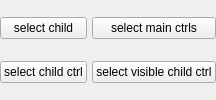
             <widget class="QWidget" name="re_utility_tab">
              <attribute name="title">
               <string>utility</string>
              </attribute>
              <layout class="QGridLayout" name="gridLayout_4">
               <property name="leftMargin">
                <number>0</number>
               </property>
               <property name="topMargin">
                <number>0</number>
               </property>
               <property name="rightMargin">
                <number>0</number>
               </property>
               <property name="bottomMargin">
                <number>0</number>
               </property>
               <property name="spacing">
                <number>5</number>
               </property>
               <item row="0" column="0">
                <widget class="QPushButton" name="re_selectChildButton">
                 <property name="enabled">
                  <bool>true</bool>
                 </property>
                 <property name="text">
                  <string>select child</string>
                 </property>
                </widget>
               </item>
               <item row="0" column="1">
                <widget class="QPushButton" name="re_selectMainCtrlButton">
                 <property name="enabled">
                  <bool>true</bool>
                 </property>
                 <property name="text">
                  <string>select main ctrls</string>
                 </property>
                </widget>
               </item>
               <item row="1" column="0">
                <widget class="QPushButton" name="re_selectChildCtrlButton">
                 <property name="enabled">
                  <bool>true</bool>
                 </property>
                 <property name="text">
                  <string>select child ctrl</string>
                 </property>
                </widget>
               </item>
               <item row="1" column="1">
                <widget class="QPushButton" name="re_selectVisChildCtrlButton">
                 <property name="enabled">
                  <bool>true</bool>
                 </property>
                 <property name="text">
                  <string>select visible child ctrl</string>
                 </property>
                </widget>
               </item>
              </layout>
             </widget>
